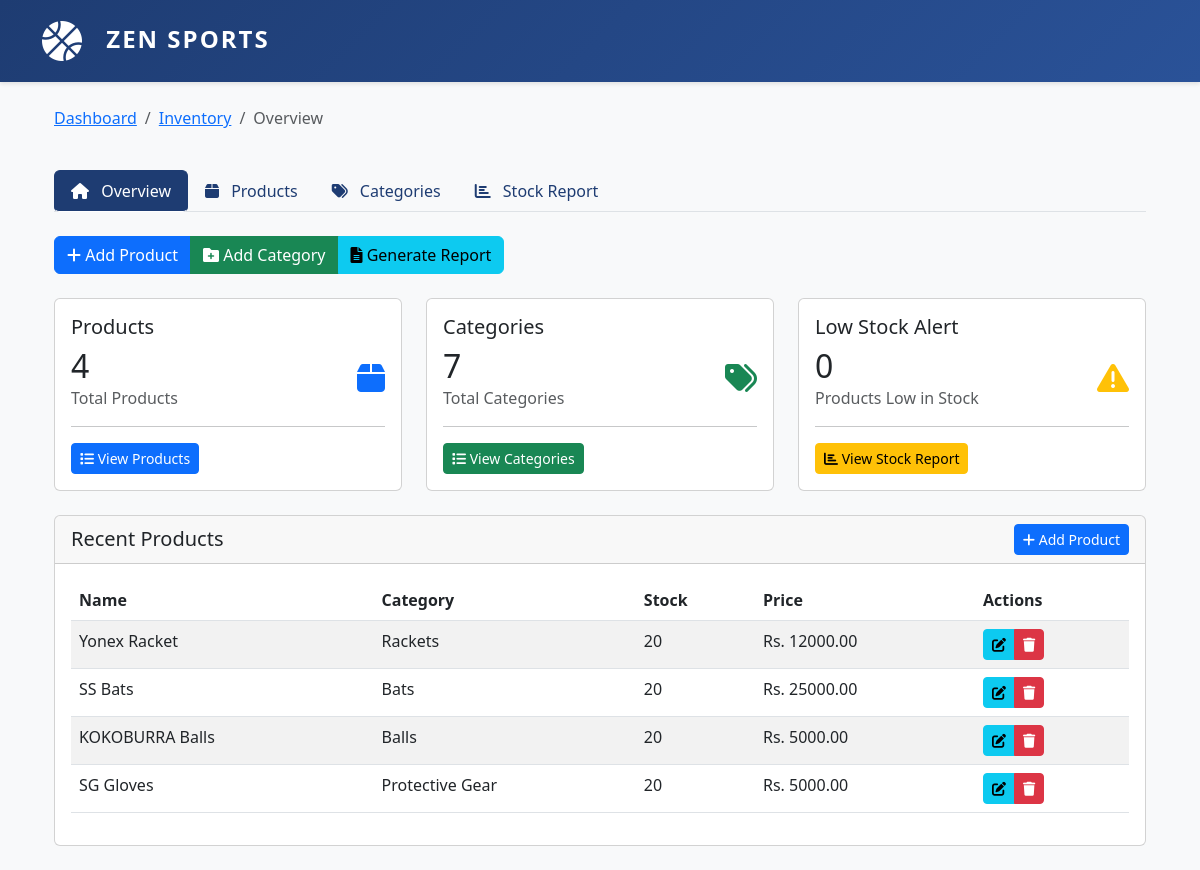
The app's page /inventory/, older data.
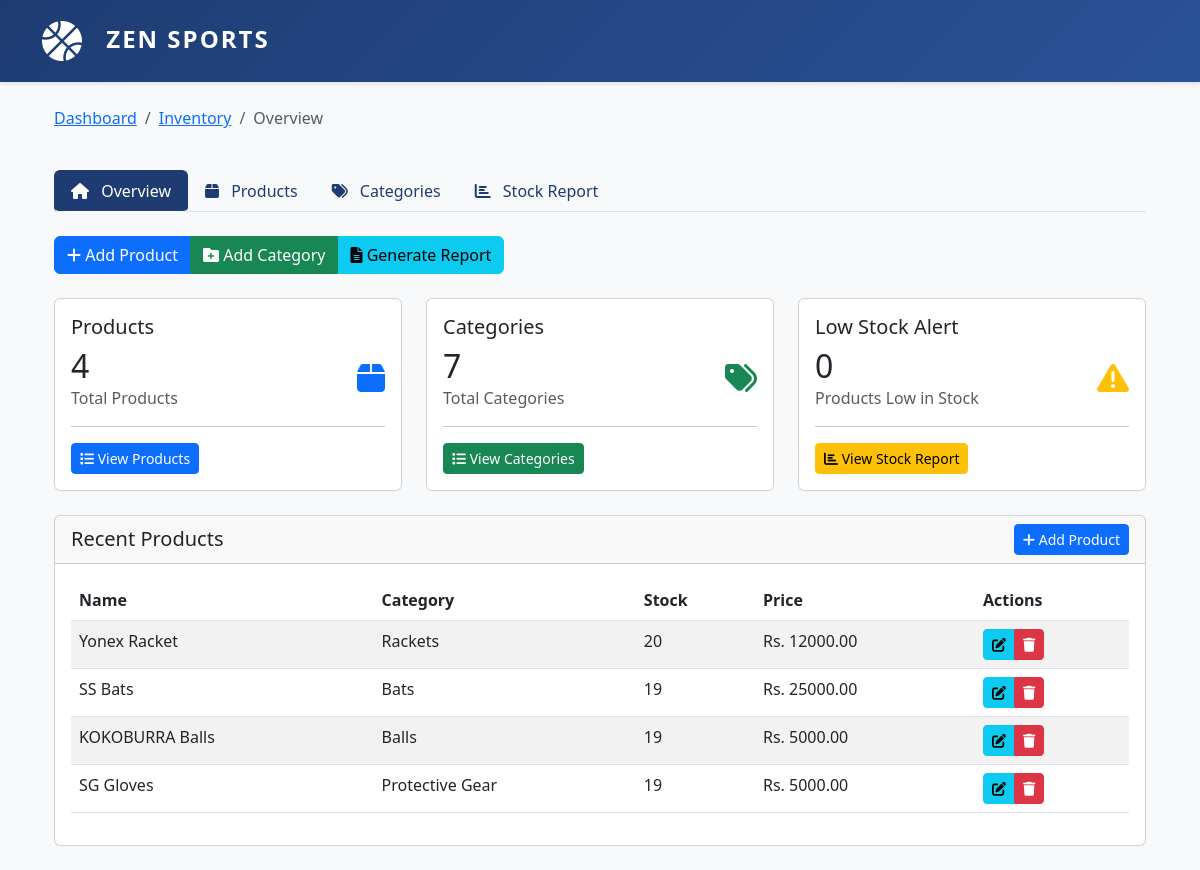
The same page, newer data.
### inventory/models.py (models this page shows, shortened)
class Product(models.Model):
    name = models.CharField(max_length=200)
    category = models.ForeignKey(Category, on_delete=models.SET_NULL, null=True)
    sku = models.CharField(max_length=50, unique=True)
    description = models.TextField(blank=True)
    price = models.DecimalField(max_digits=10, decimal_places=2, validators=[MinValueValidator(0)])
    stock = models.IntegerField(default=0, validators=[MinValueValidator(0)])
    reorder_level = models.IntegerField(default=10, validators=[MinValueValidator(0)],
                                      help_text="Minimum stock level before reordering")
    image = models.ImageField(upload_to='products/', null=True, blank=True, default='products/default.png')
    created_at = models.DateTimeField(auto_now_add=True)
    updated_at = models.DateTimeField(auto_now=True)
    class Meta:
        ordering = ['name']

class Category(models.Model):
    name = models.CharField(max_length=100, unique=True)
    description = models.TextField(blank=True)
    created_at = models.DateTimeField(auto_now_add=True)
    updated_at = models.DateTimeField(auto_now=True)
    class Meta:
        verbose_name_plural = "Categories"
        ordering = ['name']

### inventory/views.py (the view)
# urls.py: path('', views.index, name='index'),
def index(request):
    context = {
        'total_products': Product.objects.count(),
        'total_categories': Category.objects.count(),
        'recent_products': Product.objects.select_related('category').order_by('-created_at')[:5],
        'low_stock_products': Product.objects.select_related('category').filter(
            stock__lte=F('reorder_level')
        ),
        'low_stock_count': Product.objects.filter(
            stock__lte=F('reorder_level')
        ).count(),
    }
    return render(request, 'inventory/index.html', context)

### templates/inventory/index.html (shortened to what the changed rows need)
{% extends 'inventory/base_inventory.html' %}
{% block inventory_content %}
<div class="row">
    <div class="col-md-4 mb-4">
        <div class="card h-100">
            <div class="card-body">
                <div class="d-flex justify-content-between align-items-center">
                    <div>
                        <h2 class="mb-0">{{ total_products }}</h2>
                    </div>
                </div>
            </div>
        </div>
    </div>
    <div class="col-md-4 mb-4">
        <div class="card h-100">
            <div class="card-body">
                <div class="d-flex justify-content-between align-items-center">
                    <div>
                        <h2 class="mb-0">{{ total_categories }}</h2>
                    </div>
                </div>
            </div>
        </div>
    </div>
    <div class="col-md-4 mb-4">
        <div class="card h-100">
            <div class="card-body">
                <div class="d-flex justify-content-between align-items-center">
                    <div>
                        <h2 class="mb-0">{{ low_stock_count }}</h2>
                    </div>
                </div>
            </div>
        </div>
    </div>
</div>
<div class="card mb-4">
    <div class="card-body">
        <div class="table-responsive">
            <table class="table table-striped">
                <thead>
                    <tr>
                        <th>Name</th>
                        <th>Category</th>
                        <th>Stock</th>
                        <th>Price</th>
                        <th>Actions</th>
                    </tr>
                </thead>
                <tbody>
                    {% for product in recent_products %}
                    <tr>
                        <td>{{ product.name }}</td>
                        <td>{{ product.category.name }}</td>
                        <td>
                            {% if product.stock <= product.reorder_level %}
                            <span class="badge bg-warning">Low Stock ({{ product.stock }})</span>
                            {% else %}
                            {{ product.stock }}
                            {% endif %}
                        </td>
                        <td>Rs. {{ product.price }}</td>
                        <td>
                            <div class="btn-group" role="group">
                                <a href="{% url 'inventory:edit_product' product.id %}" class="btn btn-sm btn-info">
                                    <i class="fas fa-edit"></i>
                                </a>
                                <button type="button" class="btn btn-sm btn-danger" onclick="confirmDelete('{{ product.id }}')">
                                    <i class="fas fa-trash"></i>
                                </button>
                            </div>
                        </td>
                    </tr>
                    {% empty %}
                    <tr>
                        <td colspan="5" class="text-center">No products available</td>
                    </tr>
                    {% endfor %}
                </tbody>
            </table>
        </div>
    </div>
</div>
{% endblock %}

Row changes from the older to the newer data that the page shows:
changed Product "SS Bats": stock "20" → "19"
changed Product "KOKOBURRA Balls": stock "20" → "19"
changed Product "SG Gloves": stock "20" → "19"
